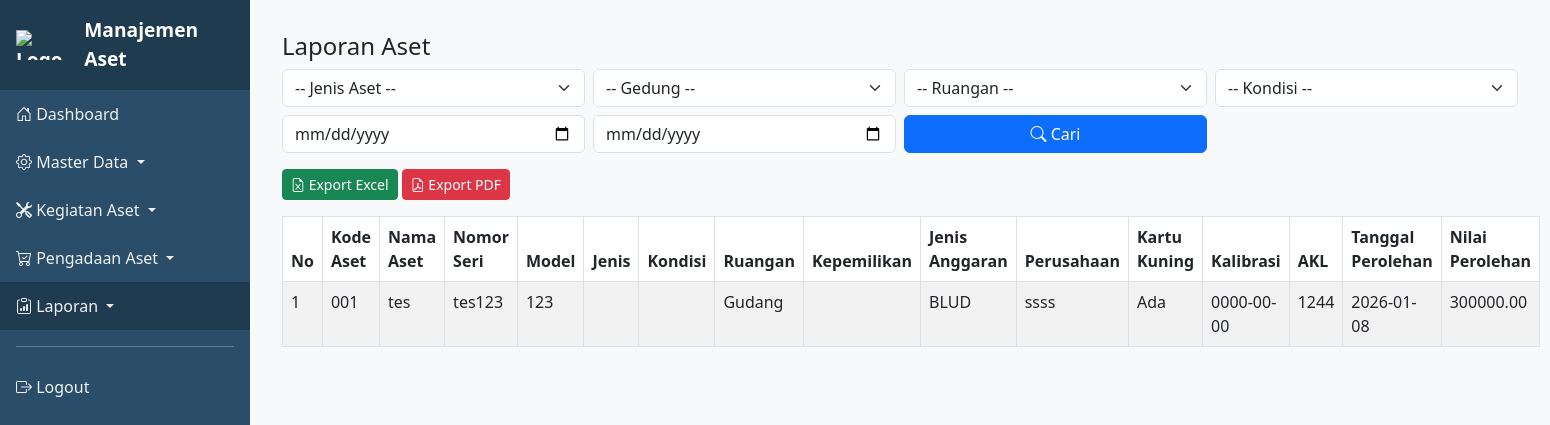
The app's page /index.php?page=laporan_aset (signed in) with its own data.
### tables this page shows
CREATE TABLE `aset` (
  `id_aset` int(11) NOT NULL,
  `kode_aset` varchar(50) NOT NULL,
  `nama_aset` varchar(100) NOT NULL,
  `jenis_aset` enum('Switch Unmanage','Switch Manage') NOT NULL,
  `merek` varchar(100) DEFAULT NULL,
  `tipe` varchar(100) DEFAULT NULL,
  `id_ruangan` int(11) NOT NULL,
  `tanggal_perolehan` date NOT NULL,
  `nilai_perolehan` decimal(15,2) NOT NULL,
  `umur_ekonomis` tinyint(4) NOT NULL COMMENT 'Dalam tahun',
  `kondisi_alat` enum('aktif','tidak aktif','rusak','diperbaiki') DEFAULT 'aktif',
  `kepemilikan` enum('RSUD Cibabat','KSO') DEFAULT NULL,
  `status_penyusutan` enum('belum dihitung','dihitung') DEFAULT 'belum dihitung',
  `nomor_seri` varchar(255) DEFAULT NULL,
  `image` varchar(255) DEFAULT NULL,
  `stok` decimal(30,0) DEFAULT NULL,
  `jumlah_nilai_perolehan` decimal(30,0) DEFAULT NULL,
  `id_jenis_aset` int(11) DEFAULT NULL,
  `spo` varchar(255) DEFAULT NULL,
  `model` varchar(255) DEFAULT NULL,
  `jenis_anggaran` enum('BTT','BLUD') DEFAULT NULL,
  `kalibrasi` date DEFAULT NULL,
  `perusahaan` varchar(255) DEFAULT NULL,
  `kartu_kuning` enum('Ada','Tidak Ada') DEFAULT NULL,
  `akl` varchar(255) DEFAULT NULL,
  `nomor_kontrak` varchar(255) DEFAULT NULL
);

CREATE TABLE `ruangan` (
  `id_ruangan` int(11) NOT NULL,
  `id_gedung` int(11) NOT NULL,
  `nama_ruangan` varchar(100) NOT NULL,
  `keterangan` varchar(100) DEFAULT NULL
);

### pages/laporan_aset.php (the view, shortened to what this page needs)
<?php
require_once __DIR__ . '/../includes/db.php';
$jenis_aset = $_GET['jenis_aset'] ?? '';
$id_gedung = $_GET['id_gedung'] ?? '';
$id_ruangan = $_GET['id_ruangan'] ?? '';
$kondisi = $_GET['kondisi'] ?? '';
$tanggal_dari = $_GET['tanggal_dari'] ?? '';
$tanggal_sampai = $_GET['tanggal_sampai'] ?? '';
$sql = "SELECT a.*, r.nama_ruangan, g.nama_gedung
        FROM aset a
        LEFT JOIN ruangan r ON a.id_ruangan = r.id_ruangan
        LEFT JOIN gedung g ON r.id_gedung = g.id_gedung
        WHERE 1=1";
$stmt = $conn->prepare($sql);
$stmt->execute();
$result = $stmt->get_result();
?>
<h4>Laporan Aset</h4>
<form method="GET" class="row g-2 mb-3">
    <div class="col-md-3">
        <select name="jenis_aset" class="form-select">
            <option value="">-- Jenis Aset --</option>
        </select>
    </div>
    <div class="col-md-3">
        <select name="id_gedung" class="form-select" onchange="this.form.submit()">
            <option value="">-- Gedung --</option>
        </select>
    </div>
    <div class="col-md-3">
        <select name="id_ruangan" class="form-select">
            <option value="">-- Ruangan --</option>
        </select>
    </div>
    <div class="col-md-3">
        <select name="kondisi" class="form-select">
            <option value="">-- Kondisi --</option>
        </select>
    </div>
    <div class="col-md-3">
        <input type="date" name="tanggal_dari" class="form-control" value="<?= $tanggal_dari ?>" placeholder="Dari Tanggal Perolehan">
    </div>
    <div class="col-md-3">
        <input type="date" name="tanggal_sampai" class="form-control" value="<?= $tanggal_sampai ?>" placeholder="Sampai Tanggal Perolehan">
    </div>
    <div class="col-md-3">
        <button type="submit" class="btn btn-primary w-100"><i class="bi bi-search"></i> Cari</button>
    </div>
</form>
<div class="mb-3">
    <a href="export/export_excel.php?jenis_aset=<?= $jenis_aset ?>&id_gedung=<?= $id_gedung ?>&id_ruangan=<?= $id_ruangan ?>&kondisi=<?= $kondisi ?>&tanggal_dari=<?= $tanggal_dari ?>&tanggal_sampai=<?= $tanggal_sampai ?>" class="btn btn-success btn-sm"><i class="bi bi-file-earmark-excel"></i> Export Excel</a>
    <a href="export/export_pdf.php?jenis_aset=<?= $jenis_aset ?>&id_gedung=<?= $id_gedung ?>&id_ruangan=<?= $id_ruangan ?>&kondisi=<?= $kondisi ?>&tanggal_dari=<?= $tanggal_dari ?>&tanggal_sampai=<?= $tanggal_sampai ?>" class="btn btn-danger btn-sm"><i class="bi bi-file-earmark-pdf"></i> Export PDF</a>
</div>
<table class="table table-bordered table-striped">
    <thead>
        <tr>
            <th>No</th>
			<th>Kode Aset</th>
            <th>Nama Aset</th>
            <th>Nomor Seri</th>
            <th>Model</th>
            <th>Jenis</th>
            <th>Kondisi</th>
            <th>Ruangan</th>
            <th>Kepemilikan</th>
            <th>Jenis Anggaran</th>
            <th>Perusahaan</th>
            <th>Kartu Kuning</th>
            <th>Kalibrasi</th>
            <th>AKL</th>
            <th>Tanggal Perolehan</th>
			<th>Nilai Perolehan</th>
        </tr>
    </thead>
    <tbody>
        <?php $no = 1; while ($row = $result->fetch_assoc()): ?>
        <tr>
            <td><?= $no++ ?></td>
			<td><?= htmlspecialchars($row['kode_aset']) ?></td>
            <td><?= htmlspecialchars($row['nama_aset']) ?></td>
            <td><?= htmlspecialchars($row['nomor_seri']) ?></td>
            <td><?= htmlspecialchars($row['model']) ?></td>
            <td><?= htmlspecialchars($row['jenis_aset']) ?></td>
            <td><?= htmlspecialchars($row['kondisi_alat']) ?></td>
            <td><?= htmlspecialchars($row['nama_ruangan']) ?></td>
            <td><?= htmlspecialchars($row['kepemilikan']) ?></td>
            <td><?= htmlspecialchars($row['jenis_anggaran']) ?></td>
            <td><?= htmlspecialchars($row['perusahaan']) ?></td>
            <td><?= htmlspecialchars($row['kartu_kuning']) ?></td>
            <td><?= htmlspecialchars($row['kalibrasi']) ?></td>
            <td><?= htmlspecialchars($row['akl']) ?></td>
            <td><?= htmlspecialchars($row['tanggal_perolehan']) ?></td>
			<td><?= htmlspecialchars($row['nilai_perolehan']) ?></td>
        </tr>
        <?php endwhile; ?>
    </tbody>
</table>

### index.php (style rules this page uses)
:root { --main-color: #2A4D69; --hover-color: #1f3b50; --sidebar-width: 250px; }
body { margin: 0; padding: 0; font-family: 'Segoe UI', sans-serif; background-color: #f8f9fa; }

### records on screen
aset: kode_aset "001", nama_aset "tes", nomor_seri "tes123", model "123", id_ruangan.nama_ruangan "Gudang", jenis_anggaran "BLUD", perusahaan "ssss", kartu_kuning "Ada", kalibrasi "0000-00-00", akl "1244", tanggal_perolehan "2026-01-08", nilai_perolehan "300000.00"
